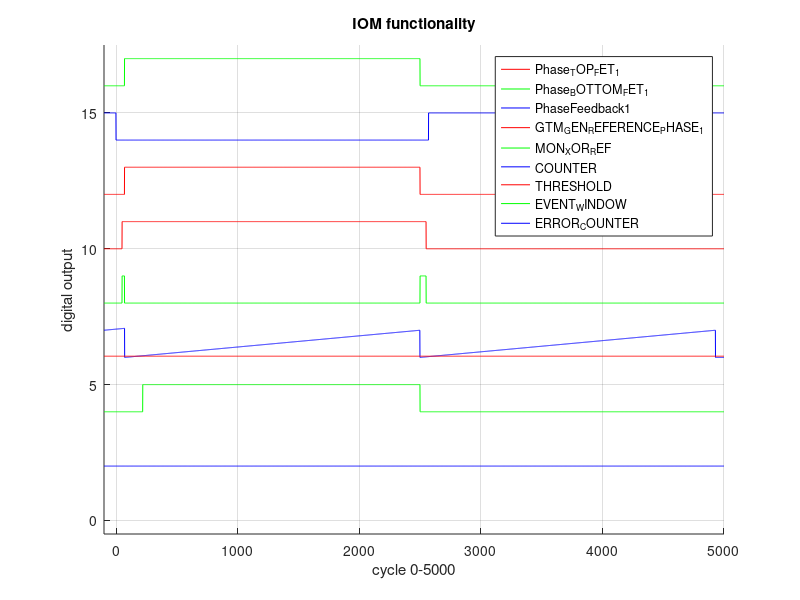
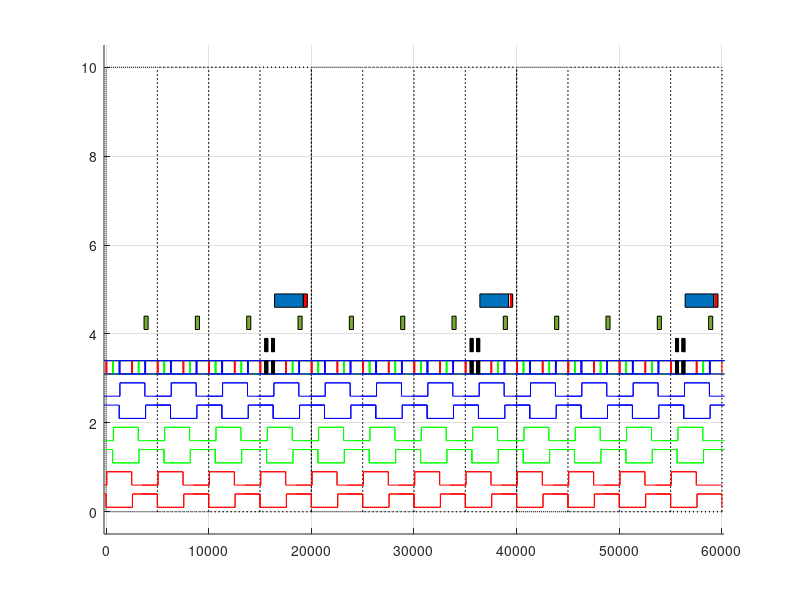

Write the MATLAB code that produced these figures, in order.
clear all 
close all

START = 100;
STEP  = 1; %us
END   = 5000;    %us
DUTY_CYCLE_50 = 2500;
HIGH = 1;
LOW  = 0;
NUMBER_OF_SIGNALS_PLOTTING = 8;
DEAD_TIME = 70;
IOM_DEBOUNCE_TIME_DELAY = 50;
THRESHOLD_FOR_EVENT_COUNTER = 220/5000;
THR = 220;

TIME = -START:STEP:END;

%limits
Phase_TOP_FET_1_ON  = DEAD_TIME+START;
Phase_TOP_FET_1_OFF = DUTY_CYCLE_50+START;
Phase_BOTTOM_FET_1_ON  = START;
Phase_BOTTOM_FET_1_OFF = DUTY_CYCLE_50+START+DEAD_TIME;
PhaseFeedback1_ON  = DEAD_TIME+START; 
PhaseFeedback1_OFF = DUTY_CYCLE_50+START;
GTM_GEN_REFERENCE_PHASE_1_ON  = Phase_BOTTOM_FET_1_ON+IOM_DEBOUNCE_TIME_DELAY;
GTM_GEN_REFERENCE_PHASE_1_OFF = PhaseFeedback1_OFF+IOM_DEBOUNCE_TIME_DELAY;
COUNTER_RESET1 = PhaseFeedback1_ON;
COUNTER_RESET2 = PhaseFeedback1_OFF;
% end limits

% calculation
Phase_TOP_FET_1 = zeros(1,length(TIME));
Phase_TOP_FET_1((Phase_TOP_FET_1_ON):(Phase_TOP_FET_1_OFF)) = HIGH;

Phase_BOTTOM_FET_1 = ones(1,length(TIME));
Phase_BOTTOM_FET_1(Phase_BOTTOM_FET_1_ON:Phase_BOTTOM_FET_1_OFF) = LOW;

PhaseFeedback1 = zeros(1,length(TIME));
PhaseFeedback1(PhaseFeedback1_ON:PhaseFeedback1_OFF) = 1;

GTM_GEN_REFERENCE_PHASE_1 = zeros(1, length(TIME));
GTM_GEN_REFERENCE_PHASE_1(GTM_GEN_REFERENCE_PHASE_1_ON:GTM_GEN_REFERENCE_PHASE_1_OFF) = 1;

MON_XOR_REF = zeros(1,length(TIME));
MON_XOR_REF = xor(PhaseFeedback1,GTM_GEN_REFERENCE_PHASE_1);

COUNTER = zeros(1, length(TIME));
ANGLE   = 1/(COUNTER_RESET2-COUNTER_RESET1);
for index=COUNTER_RESET1:1:COUNTER_RESET2
   COUNTER(index) = ANGLE*(index-COUNTER_RESET1); 
end
for index2=COUNTER_RESET2:1:COUNTER_RESET2+(COUNTER_RESET2-COUNTER_RESET1)
   COUNTER(index2) = ANGLE*(index2-COUNTER_RESET2); 
end
for index3=1:1:COUNTER_RESET1
   COUNTER(index3) = (ANGLE*(index3-(COUNTER_RESET1-COUNTER_RESET2))); 
end

THRESHOLD = zeros(1,length(TIME));
THRESHOLD = THRESHOLD + THRESHOLD_FOR_EVENT_COUNTER;

EVENT_WINDOW = zeros(1,length(TIME));
EVENT_WINDOW(START+THR:PhaseFeedback1_OFF) = 1;

ERROR_COUNTER = zeros(1,length(TIME));
ERROR_COUNTER = and(EVENT_WINDOW,MON_XOR_REF);
% end calculation

% plotting proccessing

Phase_TOP_FET_1           = Phase_TOP_FET_1           + 2*(NUMBER_OF_SIGNALS_PLOTTING);
Phase_BOTTOM_FET_1        = Phase_BOTTOM_FET_1        + 2*(NUMBER_OF_SIGNALS_PLOTTING-1);
PhaseFeedback1            = PhaseFeedback1            + 2*(NUMBER_OF_SIGNALS_PLOTTING-2);
GTM_GEN_REFERENCE_PHASE_1 = GTM_GEN_REFERENCE_PHASE_1 + 2*(NUMBER_OF_SIGNALS_PLOTTING-3);
MON_XOR_REF               = MON_XOR_REF               + 2*(NUMBER_OF_SIGNALS_PLOTTING-4);
COUNTER                   = COUNTER                   + 2*(NUMBER_OF_SIGNALS_PLOTTING-5);
THRESHOLD                 = THRESHOLD                 + 2*(NUMBER_OF_SIGNALS_PLOTTING-5);
EVENT_WINDOW              = EVENT_WINDOW              + 2*(NUMBER_OF_SIGNALS_PLOTTING-6);
ERROR_COUNTER             = ERROR_COUNTER             + 2*(NUMBER_OF_SIGNALS_PLOTTING-7);
% end plotting proccessing

figure(1)
hold on
%axis equal
grid on
plot(TIME,PhaseFeedback1,'r')
plot(TIME,Phase_TOP_FET_1,'g')
plot(TIME,Phase_BOTTOM_FET_1,'b')
plot(TIME,GTM_GEN_REFERENCE_PHASE_1,'r')
plot(TIME,MON_XOR_REF,'g')
plot(TIME,COUNTER,'b')
plot(TIME,THRESHOLD,'r')
plot(TIME,EVENT_WINDOW,'g')
plot(TIME,ERROR_COUNTER,'b')

legend('Phase_TOP_FET_1','Phase_BOTTOM_FET_1','PhaseFeedback1','GTM_GEN_REFERENCE_PHASE_1','MON_XOR_REF','COUNTER','THRESHOLD','EVENT_WINDOW','ERROR_COUNTER');
title('IOM functionality');
xlabel('cycle 0-5000');
ylabel('digital output');
axis([-100 5000 -0.5 NUMBER_OF_SIGNALS_PLOTTING*2+1.5])

% frame and cycle tasks
clear all
%close all

START = -200;
STEP  = 0.01;
END   = 60200;
TIME  = START:STEP:END;

L_T  = 0.1;
H_T = 0.4;

DC_50 = 2430/5000;

height_of_diagram = 10.0;

%basic_pulse = (1/2)*square(2*pi*TIME,DC_50)+randn(size(TIME))/10;

figure(2)
hold on
grid on

rectangle('Position', [0     0    20000 height_of_diagram], 'LineStyle',':') % frame 1
rectangle('Position', [0     0    5000 height_of_diagram], 'LineStyle',':')  % cycle 1
rectangle('Position', [5000  0    5000 height_of_diagram], 'LineStyle',':')  % cycle 2
rectangle('Position', [10000 0    5000 height_of_diagram], 'LineStyle',':')  % cycle 3
rectangle('Position', [15000 0    5000 height_of_diagram], 'LineStyle',':')  % cycle 4
rectangle('Position', [20000 0    20000 height_of_diagram], 'LineStyle',':') % frame 2
rectangle('Position', [20000 0    5000 height_of_diagram], 'LineStyle',':')  % cycle 1
rectangle('Position', [25000 0    5000 height_of_diagram], 'LineStyle',':')  % cycle 2
rectangle('Position', [30000 0    5000 height_of_diagram], 'LineStyle',':')  % cycle 3
rectangle('Position', [35000 0    5000 height_of_diagram], 'LineStyle',':')  % cycle 4
rectangle('Position', [40000 0    20000 height_of_diagram], 'LineStyle',':') % frame 3
rectangle('Position', [40000 0    5000 height_of_diagram], 'LineStyle',':')  % cycle 1
rectangle('Position', [45000 0    5000 height_of_diagram], 'LineStyle',':')  % cycle 2
rectangle('Position', [50000 0    5000 height_of_diagram], 'LineStyle',':')  % cycle 3
rectangle('Position', [55000 0    5000 height_of_diagram], 'LineStyle',':')  % cycle 4

% rectangle('Position', [-200  1    200  0.4],'FaceColor',[1 0 0]) % bottom FET before cycle1
% rectangle('Position', [2570  1    2430 0.4],'FaceColor',[1 0 0]) % bottom FET cycle 1
% rectangle('Position', [70    1.5  2430 0.4],'FaceColor',[1 0 0]) % top FET
% rectangle('Position', [7570  1    2430 0.4],'FaceColor',[1 0 0])
% rectangle('Position', [5070  1.5  2430 0.4],'FaceColor',[1 0 0])
% rectangle('Position', [12570 1    2430 0.4],'FaceColor',[1 0 0])
% rectangle('Position', [10070 1.5  2430 0.4],'FaceColor',[1 0 0])
% rectangle('Position', [17570 1    2430 0.4],'FaceColor',[1 0 0])
% rectangle('Position', [15070 1.5  2430 0.4],'FaceColor',[1 0 0])



% ***************** FETS ******************
for j=0:1:2
    for i=0:1:11
        z = [-1480 0  ;0   0  ; 0   2570; 2570 2570; 2570 5000; 5000 5000 ];
        w = [H_T   H_T;H_T L_T; L_T L_T ; L_T  H_T ; H_T  H_T ; H_T  L_T ];
        a = [H_T   H_T;H_T L_T; L_T L_T ; L_T  H_T ; H_T  H_T ; H_T  L_T ];
        x = [-1480   0      ; 0       70      ; 70      70      ; 70 2500;2500 2500;2500 5070];
        y = [L_T+0.5 L_T+0.5; L_T+0.5 L_T+0.5 ; L_T+0.5 H_T+0.5 ; H_T+0.5 H_T+0.5; H_T+0.5 L_T+0.5; L_T+0.5 L_T+0.5 ];
        b = [L_T L_T; L_T L_T ; L_T H_T ; H_T H_T; H_T L_T; L_T L_T ];
        x = x + 5000*i + 640*j;
        z = z + 5000*i + 640*j;
        y = y + j;
        w = w + j;
        if j==0
            line(x,y,'color','r')
            line(z,w,'color','r')
            line(x,b+3,'color','r')
            line(z,a+3,'color','r')
        elseif j==1
            line(x,y,'color','g')
            line(z,w,'color','g')
            line(x,b+3,'color','g')
            line(z,a+3,'color','g')
        else
            line(x,y,'color','b')
            line(z,w,'color','b')
            line(x,b+3,'color','b')
            line(z,a+3,'color','b')
        end
    end % for i=0:1:11
end %for j=0:1:2

% ***************** ADC ***********************
% rectangle('Position', [15482 3.1  292 0.3],'FaceColor',[0.6350 0.0780 0.1840])  % A1 ADC
% rectangle('Position', [15482 3.6  292 0.3],'FaceColor',[0.6350 0.0780 0.1840])  % A1 ADC
for l = 0:1:2
    rectangle('Position', [15482+l*20000 3.1  4 0.3],'FaceColor',[0.9290 0.6940 0.1250])  % arbitration A1 ADC
    rectangle('Position', [15482+l*20000 3.6  4 0.3],'FaceColor',[0.9290 0.6940 0.1250])  % arbitration A1 ADC
    rectangle('Position', [16122+l*20000 3.1  4 0.3],'FaceColor',[0.9290 0.6940 0.1250])  % arbitration C1 ADC
    rectangle('Position', [16122+l*20000 3.6  4 0.3],'FaceColor',[0.9290 0.6940 0.1250])  % arbitration C1 ADC
    for k = 0:1:3
        rectangle('Position', [15486+l*20000+(72*k) 3.1  10 0.3],'FaceColor',[0.4940 0.1840 0.5560])  % sample 1 A1 ADC
        rectangle('Position', [15486+l*20000+(72*k) 3.6  10 0.3],'FaceColor',[0.4940 0.1840 0.5560])  % sample 1 A1 ADC
        rectangle('Position', [15496+l*20000+(72*k) 3.1  62 0.3],'FaceColor',[0.8500 0.3250 0.0980])  % convert 1 A1 ADC
        rectangle('Position', [15496+l*20000+(72*k) 3.6  62 0.3],'FaceColor',[0.8500 0.3250 0.0980])  % convert 1 A1 ADC
        rectangle('Position', [16126+l*20000+(72*k) 3.1  10 0.3],'FaceColor',[0.4940 0.1840 0.5560])  % sample 1 C1 ADC
        rectangle('Position', [16126+l*20000+(72*k) 3.6  10 0.3],'FaceColor',[0.4940 0.1840 0.5560])  % sample 1 C1 ADC
        rectangle('Position', [16136+l*20000+(72*k) 3.1  62 0.3],'FaceColor',[0.8500 0.3250 0.0980])  % convert 1 C1 ADC
        rectangle('Position', [16136+l*20000+(72*k) 3.6  62 0.3],'FaceColor',[0.8500 0.3250 0.0980])  % convert 1 C1 ADC
    end
end

for l = 0:1:2
    rectangle('Position', [16414+l*20000 4.6  2800 0.3],'FaceColor',[0 0.4470 0.7410])  % FrameTasks
    rectangle('Position', [16414+l*20000+2800 4.6  400 0.3],'FaceColor',[1 0 0])  % FrameTasks
    for k = 0:1:3
       rectangle('Position', [3700+k*5000+l*20000 4.1  400 0.3],'FaceColor',[0.4660 0.6740 0.1880])  % CycleTasks
    end
end

axis([-200 60200 -0.5 10.5])
